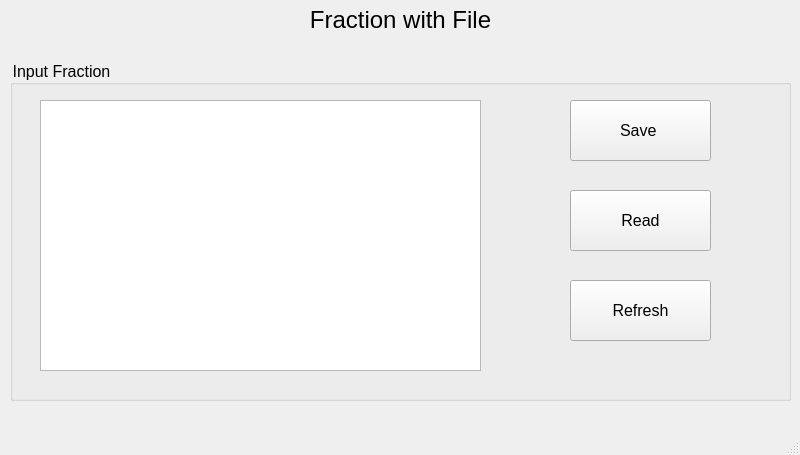
<?xml version="1.0" encoding="UTF-8"?>
<ui version="4.0">
 <class>MainWindow</class>
 <widget class="QMainWindow" name="MainWindow">
  <property name="geometry">
   <rect>
    <x>0</x>
    <y>0</y>
    <width>800</width>
    <height>455</height>
   </rect>
  </property>
  <property name="windowTitle">
   <string>MainWindow</string>
  </property>
  <property name="styleSheet">
   <string notr="true">font-size: 16px;</string>
  </property>
  <widget class="QWidget" name="centralwidget">
   <widget class="QGroupBox" name="groupBox">
    <property name="geometry">
     <rect>
      <x>10</x>
      <y>60</y>
      <width>781</width>
      <height>341</height>
     </rect>
    </property>
    <property name="styleSheet">
     <string notr="true">font-size: 16px</string>
    </property>
    <property name="title">
     <string>Input Fraction</string>
    </property>
    <widget class="QTextEdit" name="textEditFraction">
     <property name="geometry">
      <rect>
       <x>30</x>
       <y>40</y>
       <width>441</width>
       <height>271</height>
      </rect>
     </property>
    </widget>
    <widget class="QPushButton" name="pushButtonSave">
     <property name="geometry">
      <rect>
       <x>560</x>
       <y>40</y>
       <width>141</width>
       <height>61</height>
      </rect>
     </property>
     <property name="text">
      <string>Save </string>
     </property>
    </widget>
    <widget class="QPushButton" name="pushButtonRead">
     <property name="geometry">
      <rect>
       <x>560</x>
       <y>130</y>
       <width>141</width>
       <height>61</height>
      </rect>
     </property>
     <property name="text">
      <string>Read</string>
     </property>
    </widget>
    <widget class="QPushButton" name="pushButtonRefresh">
     <property name="geometry">
      <rect>
       <x>560</x>
       <y>220</y>
       <width>141</width>
       <height>61</height>
      </rect>
     </property>
     <property name="text">
      <string>Refresh</string>
     </property>
    </widget>
   </widget>
   <widget class="QLabel" name="label">
    <property name="geometry">
     <rect>
      <x>280</x>
      <y>0</y>
      <width>241</width>
      <height>41</height>
     </rect>
    </property>
    <property name="text">
     <string>&lt;html&gt;&lt;head/&gt;&lt;body&gt;&lt;p align=&quot;center&quot;&gt;&lt;span style=&quot; font-size:18pt;&quot;&gt;Fraction with File&lt;/span&gt;&lt;/p&gt;&lt;/body&gt;&lt;/html&gt;</string>
    </property>
   </widget>
  </widget>
  <widget class="QMenuBar" name="menubar">
   <property name="geometry">
    <rect>
     <x>0</x>
     <y>0</y>
     <width>800</width>
     <height>27</height>
    </rect>
   </property>
  </widget>
  <widget class="QStatusBar" name="statusbar"/>
 </widget>
 <resources/>
 <connections/>
</ui>
